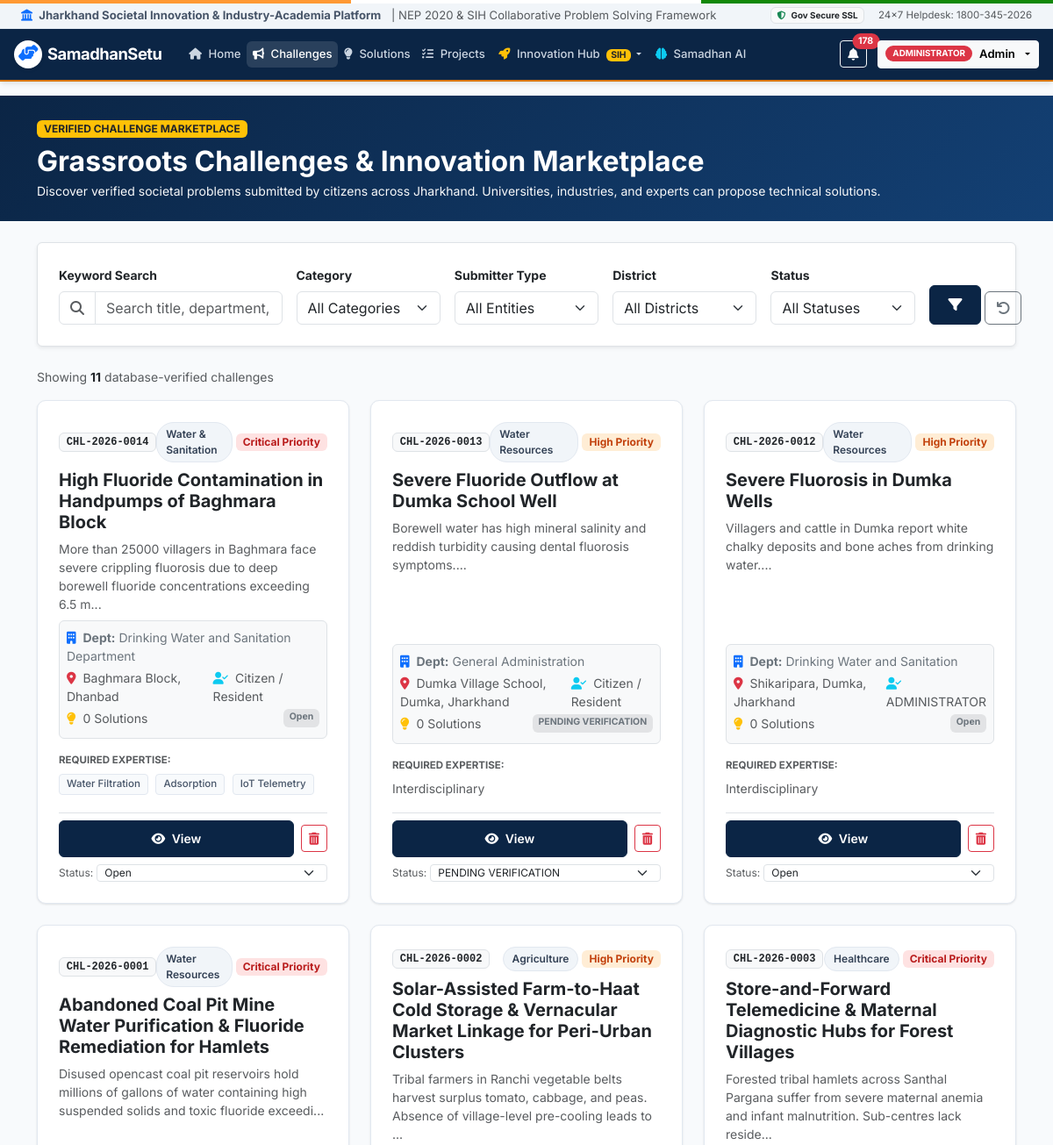
Before: /challenges (signed in, upper part) with the older database file.
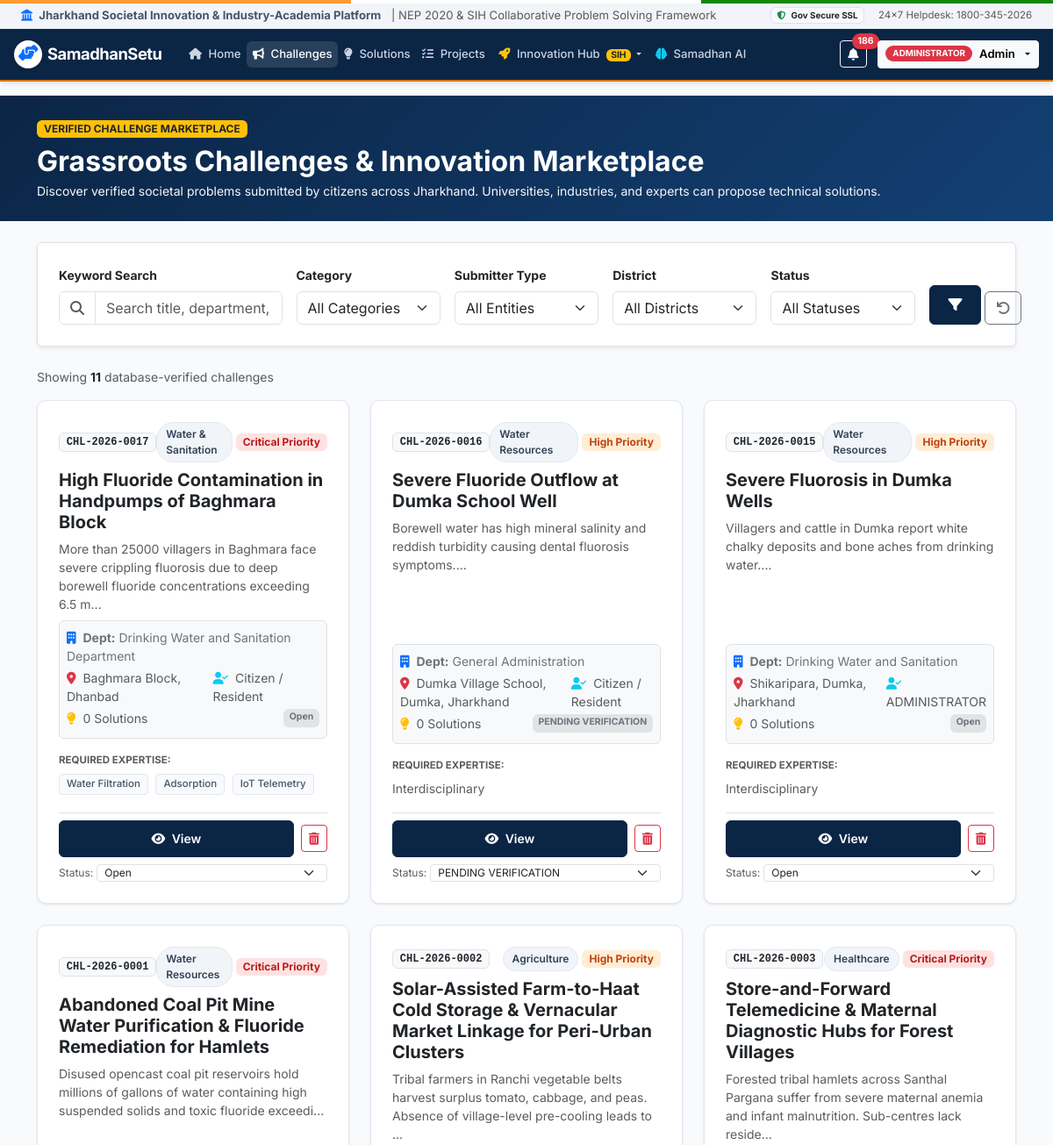
After: the same page with the newer database file.
### app.py (models this page shows, shortened)
class Challenge(db.Model):
    __tablename__ = 'challenges'
    id = db.Column(db.Integer, primary_key=True)
    title = db.Column(db.String(250), nullable=False)
    description = db.Column(db.Text, nullable=False)
    category = db.Column(db.String(80), nullable=False)
    department = db.Column(db.String(150), nullable=False, default='General Administration')
    location = db.Column(db.String(150), nullable=False)
    priority = db.Column(db.String(30), nullable=False, default='Medium') # Low, Medium, High, Critical
    status = db.Column(db.String(50), default='Open') # Open, Under Review, Verified, In Progress, Pilot, Implemented, Closed
    created_date = db.Column(db.DateTime, default=datetime.utcnow)
    deadline = db.Column(db.DateTime, nullable=True)
    organization = db.Column(db.String(200), nullable=False, default='Municipal Corporation')
    required_skills = db.Column(db.Text, nullable=True)
    submitter_type = db.Column(db.String(100), default='Citizen / Resident')
    district = db.Column(db.String(100), default='Ranchi')
    block = db.Column(db.String(100), nullable=True)
    media_url = db.Column(db.String(255), nullable=True)
    document_url = db.Column(db.String(255), nullable=True)
    assigned_university = db.Column(db.String(200), nullable=True)
    nep_aligned = db.Column(db.Boolean, default=True)
    expected_solution_type = db.Column(db.String(100), default='Software / Hardware Prototype')
    affected_population = db.Column(db.String(200), default='General Community')
    people_affected_count = db.Column(db.Integer, default=10000)
    existing_solutions = db.Column(db.Text, nullable=True)
    shortcomings = db.Column(db.Text, nullable=True)
    required_technology = db.Column(db.Text, nullable=True)
    expected_outcome = db.Column(db.Text, nullable=True)
    ai_impact_score = db.Column(db.Integer, default=85)
    views_count = db.Column(db.Integer, default=240)
    followers_count = db.Column(db.Integer, default=28)
    created_by_id = db.Column(db.Integer, db.ForeignKey('users.id'), nullable=True)
    submitter_aadhaar_masked = db.Column(db.String(30), nullable=True)
    submitter_phone = db.Column(db.String(30), nullable=True)
    solutions = db.relationship('Solution', backref='challenge', lazy=True, cascade='all, delete-orphan')
    projects = db.relationship('Project', backref='challenge', lazy=True)
    invitations = db.relationship('TeamInvitation', backref='challenge', lazy=True, cascade='all, delete-orphan')
    problem_dna = db.relationship('ProblemDNA', backref='challenge', uselist=False, lazy=True, cascade='all, delete-orphan')
    @property
    def code(self):
        return f"CHL-2026-{self.id:04d}"
    @property
    def severity(self):
        return self.priority
    @property
    def created_at(self):
        return self.created_date

### app.py (the view, shortened to what this page needs)
@app.route('/challenges')
def challenges():
    user = get_current_user()
    is_admin = (user and user.user_type == 'ADMINISTRATOR')
    query_text = request.args.get('q', '').strip()
    category_filter = request.args.get('category', '').strip()
    department_filter = request.args.get('department', '').strip()
    status_filter = request.args.get('status', '').strip()
    priority_filter = request.args.get('priority', '').strip()
    location_filter = request.args.get('location', '').strip()
    submitter_type_filter = request.args.get('submitter_type', '').strip()
    district_filter = request.args.get('district', '').strip()
    query = Challenge.query
    if not is_admin:
        query = query.filter(Challenge.status.in_([
            'APPROVED', 'VERIFIED', 'Verified', 'Open', 'In Progress', 'Pilot', 'Implemented', 'Completed'
        ]))
    if category_filter and category_filter != 'All':
        query = query.filter(Challenge.category == category_filter)
    if department_filter and department_filter != 'All':
        query = query.filter(Challenge.department == department_filter)
    if status_filter and status_filter != 'All':
        query = query.filter(Challenge.status == status_filter)
    if priority_filter and priority_filter != 'All':
        query = query.filter(Challenge.priority == priority_filter)
    if submitter_type_filter and submitter_type_filter != 'All':
        query = query.filter(Challenge.submitter_type == submitter_type_filter)
    if district_filter and district_filter != 'All':
        query = query.filter((Challenge.district == district_filter) | (Challenge.location.ilike(f"%{district_filter}%")))
    if location_filter:
        query = query.filter(Challenge.location.ilike(f"%{location_filter}%"))
    challenges_list = deduplicate_challenges(query.order_by(Challenge.created_date.desc()).all())
    return render_template('challenges.html',
        challenges=challenges_list,
        query_text=query_text,
        category_filter=category_filter,
        department_filter=department_filter,
        status_filter=status_filter,
        priority_filter=priority_filter,
        location_filter=location_filter,
        submitter_type_filter=submitter_type_filter,
        district_filter=district_filter,
        all_submitter_types=SUBMITTER_TYPES,
        all_districts=JHARKHAND_DISTRICTS,
        is_admin=is_admin
    )

### app.py (called while the page is built)
def get_current_user():
    if 'user_id' in session:
        return User.query.get(session['user_id'])
    return None

def deduplicate_challenges(challenges_list):
    if not challenges_list:
        return []
    seen_ids = set()
    seen_titles = set()
    unique_challenges = []
    for c in challenges_list:
        cid = getattr(c, 'id', None)
        raw_title = getattr(c, 'title', '') or ''
        norm_title = raw_title.strip().lower()
        if cid is not None and cid in seen_ids:
            continue
        if norm_title and norm_title in seen_titles:
            continue
        if cid is not None:
            seen_ids.add(cid)
        if norm_title:
            seen_titles.add(norm_title)
        unique_challenges.append(c)
    return unique_challenges

### templates/challenges.html (shortened to what the changed rows need)
{% extends "base.html" %}
{% block content %}
<div class="bg-primary text-white py-4 mb-4" style="background: linear-gradient(135deg, #0b2545 0%, #134074 100%);">
    <div class="container">
        <div class="d-flex flex-column flex-md-row justify-content-between align-items-md-center gap-3">
            <div>
                <h2 class="fw-bold mb-1">Grassroots Challenges & Innovation Marketplace</h2>
            </div>
        </div>
    </div>
</div>
<div class="container mb-5">
    <div class="row g-4" id="challengesContainer">
        {% if challenges %}
            {% set seen_c_keys = [] %}
            {% for c in challenges %}
            {% set c_key = (c.id|string) ~ '_' ~ (c.title|trim|lower) %}
            {% if c_key not in seen_c_keys %}
            {% set _ = seen_c_keys.append(c_key) %}
            <div class="col-md-6 col-lg-4 challenge-item-card">
                <div class="challenge-card h-100">
                    <div class="d-flex justify-content-between align-items-center mb-2">
                        <span class="badge bg-light text-dark border font-monospace">{{ c.code }}</span>
                        <div class="d-flex align-items-center gap-1">
                            <span class="badge-category">{{ c.category }}</span>
                            <span class="badge badge-severity-{{ c.priority.lower() }} px-2 py-1 rounded">
                                {{ c.priority }} Priority
                            </span>
                        </div>
                    </div>
                    <h5 class="fw-bold text-dark mb-2">
                        <a href="{{ url_for('challenge_detail', challenge_id=c.id) }}" class="text-decoration-none text-dark hover-primary">
                            {{ c.title }}
                        </a>
                    </h5>
                    <p class="text-muted small flex-grow-1 mb-2">
                        {{ c.description[:130] }}...
                    </p>
                    <div class="p-2 rounded bg-light border mb-3 small">
                        <div class="text-secondary mb-1">
                            <i class="fas fa-building text-primary me-1"></i> <strong>Dept:</strong> {{ c.department }}
                        </div>
                        <div class="d-flex justify-content-between text-muted mb-1">
                            <span><i class="fas fa-map-marker-alt text-danger me-1"></i> {{ c.location }}</span>
                            <span><i class="fas fa-user-check text-info me-1"></i> {{ c.submitter_type or 'Citizen' }}</span>
                        </div>
                        <div class="d-flex justify-content-between text-muted mb-1">
                            <span><i class="fas fa-lightbulb text-warning me-1"></i> {{ c.solutions|length }} Solutions</span>
                            {% if c.status in ['APPROVED', 'VERIFIED'] %}
                                <span class="badge bg-success"><i class="fas fa-check-circle me-1"></i> VERIFIED</span>
                            {% else %}
                                <span class="badge bg-secondary-subtle text-secondary">{{ c.status }}</span>
                            {% endif %}
                        </div>
                    </div>
                    <div class="mb-3">
                        <div class="text-muted small mb-1 fw-bold" style="font-size: 0.72rem;">REQUIRED EXPERTISE:</div>
                        <div>
                            {% if c.required_skills %}
                                {% for skill in c.required_skills.split(',')[:3] %}
                                    <span class="skill-tag">{{ skill.strip() }}</span>
                                {% endfor %}
                            {% else %}
                                <span class="text-muted small">Interdisciplinary</span>
                            {% endif %}
                        </div>
                    </div>
                    <div class="pt-2 border-top mt-auto">
                        {% if session.get('user_role') == 'ADMINISTRATOR' or is_admin %}
                        <div class="d-flex justify-content-between align-items-center mb-2">
                            <a href="{{ url_for('challenge_detail', challenge_id=c.id) }}" class="btn btn-sm btn-primary-gov flex-grow-1 me-2">
                                <i class="fas fa-eye me-1"></i> View
                            </a>
                            <form method="POST" action="{{ url_for('delete_challenge', challenge_id=c.id) }}" onsubmit="return confirm('Are you sure you want to delete this challenge permanently from the database?');" class="d-inline">
                                <button type="submit" class="btn btn-sm btn-outline-danger" title="Delete Challenge">
                                    <i class="fas fa-trash-alt"></i>
                                </button>
                            </form>
                        </div>
                        <form method="POST" action="{{ url_for('update_challenge_status', challenge_id=c.id) }}" class="d-flex gap-1 align-items-center">
                            <span class="small text-muted" style="font-size: 0.75rem;">Status:</span>
                            <select name="status" class="form-select form-select-sm py-0" style="font-size: 0.75rem;" onchange="this.form.submit()">
                                {% for st in all_statuses %}
                                    <option value="{{ st }}" {% if c.status == st %}selected{% endif %}>{{ st }}</option>
                                {% endfor %}
                            </select>
                        </form>
                        {% endif %}
                    </div>
                </div>
            </div>
            {% endif %}
            {% endfor %}
        {% endif %}
    </div>
</div>
{% endblock %}

Changed rows visible on the page:
no longer on this page (row unchanged): Challenge: code "CHL-2026-0014", category "Water & Sanitation", priority "Critical", title "High Fluoride Contamination in Handpumps of Baghmara Block", description "More than 25000 villagers in Baghmara face severe crippling fluorosis due to deep borewell fluoride concentrations exceeding 6.5 m", department "Drinking Water and Sanitation Department", location "Baghmara Block, Dhanbad", submitter_type "Citizen / Resident", solutions|length "0", status "Open", strip "Water Filtration" "Adsorption" "IoT Telemetry"
no longer on this page (row unchanged): Challenge: code "CHL-2026-0013", category "Water Resources", priority "High", title "Severe Fluoride Outflow at Dumka School Well", description "Borewell water has high mineral salinity and reddish turbidity causing dental fluorosis symptoms.", department "General Administration", location "Dumka Village School, Dumka, Jharkhand", submitter_type "Citizen / Resident", solutions|length "0", status "PENDING VERIFICATION", shows "Interdisciplinary"
no longer on this page (row unchanged): Challenge: code "CHL-2026-0012", category "Water Resources", priority "High", title "Severe Fluorosis in Dumka Wells", description "Villagers and cattle in Dumka report white chalky deposits and bone aches from drinking water.", department "Drinking Water and Sanitation", location "Shikaripara, Dumka, Jharkhand", submitter_type "ADMINISTRATOR", solutions|length "0", status "Open", required_skills "Interdisciplinary"
added Challenge: code "CHL-2026-0017", category "Water & Sanitation", priority "Critical", title "High Fluoride Contamination in Handpumps of Baghmara Block", description "More than 25000 villagers in Baghmara face severe crippling fluorosis due to deep borewell fluoride concentrations exceeding 6.5 m", department "Drinking Water and Sanitation Department", location "Baghmara Block, Dhanbad", submitter_type "Citizen / Resident", solutions|length "0", status "Open", strip "Water Filtration" "Adsorption" "IoT Telemetry"
added Challenge: code "CHL-2026-0016", category "Water Resources", priority "High", title "Severe Fluoride Outflow at Dumka School Well", description "Borewell water has high mineral salinity and reddish turbidity causing dental fluorosis symptoms.", department "General Administration", location "Dumka Village School, Dumka, Jharkhand", submitter_type "Citizen / Resident", solutions|length "0", status "PENDING VERIFICATION", shows "Interdisciplinary"
added Challenge: code "CHL-2026-0015", category "Water Resources", priority "High", title "Severe Fluorosis in Dumka Wells", description "Villagers and cattle in Dumka report white chalky deposits and bone aches from drinking water.", department "Drinking Water and Sanitation", location "Shikaripara, Dumka, Jharkhand", submitter_type "ADMINISTRATOR", solutions|length "0", status "Open", required_skills "Interdisciplinary"
Other visible differences:
{{ unread_count }}: "178" → "186"
